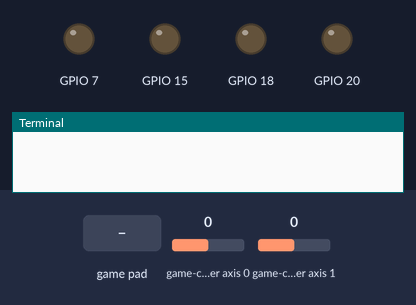
Bench run of a program on a simulated Raspberry Pi (BCM pin numbers). Parts: output pins drawn as LEDs (lit = HIGH), the last lines printed to the terminal. The inputs (shaded band) are chosen by the test bench; at power-on: game-controller axis 0 0, game-controller axis 1 0. The pygame window is not drawn.

Above: at 1.2 s.
1.3 s: game-controller button 0 pressed
At 1.45 s:
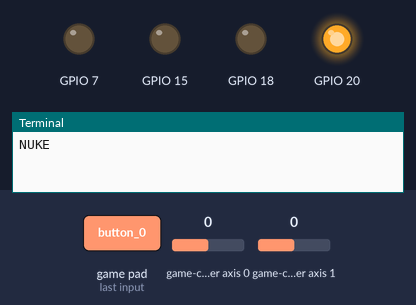
3.1 s: game-controller button 1 pressed
At 3.5 s:
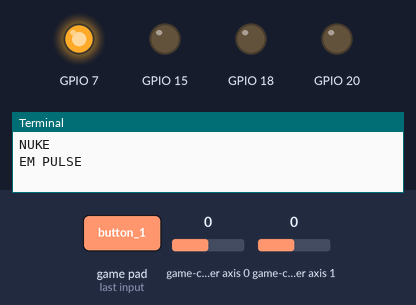
5.2 s: game-controller button 2 pressed
At 5.3 s:
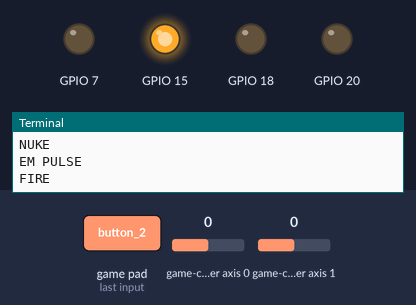
6.9 s: game-controller button 3 pressed
At 7.3 s:
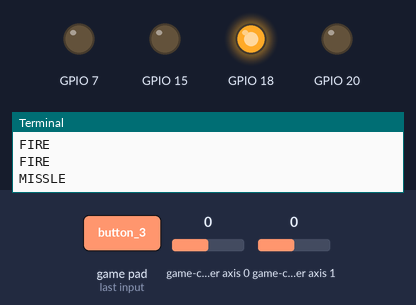
Timing chart, 0 to 9.9 s (numbered marks = the images above; inputs shaded):
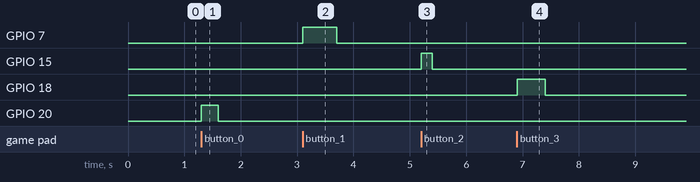

The program:

joystick_timmy_advance.py
```python
import RPi.GPIO as GPIO
from time import sleep

GPIO.setwarnings(False)
GPIO.setmode(GPIO.BCM)
GPIO.setup(15, GPIO.OUT, initial=GPIO.LOW)

GPIO.setwarnings(False)
GPIO.setmode(GPIO.BCM)
GPIO.setup(18, GPIO.OUT, initial=GPIO.LOW)

GPIO.setwarnings(False)
GPIO.setmode(GPIO.BCM)
GPIO.setup(7, GPIO.OUT, initial=GPIO.LOW)

GPIO.setwarnings(False)
GPIO.setmode(GPIO.BCM)
GPIO.setup(20, GPIO.OUT, initial=GPIO.LOW)

import pygame


pygame.init()

clock = pygame.time.Clock()

FPS = 30

running = True


#basic do joystick

pygame.joystick.init()

joystick = pygame.joystick.Joystick(0)

joystick.init()

screen = pygame.display.set_mode((400,300))

pygame.display.set_caption('Control')


while running:


    for event in pygame.event.get():

        if event.type == pygame.QUIT:

            running = False

        elif event.type == pygame.KEYDOWN:

            if event.key == pygame.K_ESCAPE:

                running = False

    clock.tick(FPS)

    pygame.display.update()


    verticalaxis = joystick.get_axis(1)

    if verticalaxis < -0.1:

        print('up')

    if verticalaxis > 0.1:

        print('down')

    horizontalaxis = joystick.get_axis(0)

    if horizontalaxis < -0.1:

        print('left')

    if horizontalaxis > 0.1:

         print('right')


    TRIANGLE = joystick.get_button(0)

    CIRCLE = joystick.get_button(1)

    X = joystick.get_button(2)

    SQUARE  = joystick.get_button(3)

    L1 = joystick.get_button(4)

    L2 = joystick.get_button(4)

    R1 = joystick.get_button(6)

    R2 = joystick.get_button(7)

    SELECT = joystick.get_button(8)

    START = joystick.get_button(9)

    L3 = joystick.get_button(10)

    R3 = joystick.get_button(11)


    if X:


        print ('FIRE')

    if X:

        GPIO.output(15, GPIO.HIGH)
        sleep(0.1)
        GPIO.output(15, GPIO.LOW)

    if SQUARE:

        print ("MISSLE")


    if SQUARE:

        GPIO.output(18, GPIO.HIGH)
        sleep(0.5)
        GPIO.output(18, GPIO.LOW)


    if TRIANGLE:

        print ("NUKE")

    if TRIANGLE:

        GPIO.output(20, GPIO.HIGH)
        sleep(0.1)
        GPIO.output(20, GPIO.LOW)

        GPIO.output(20, GPIO.HIGH)
        sleep(0.1)
        GPIO.output(20, GPIO.LOW)

        GPIO.output(20, GPIO.HIGH)
        sleep(0.1)
        GPIO.output(20, GPIO.LOW)


    if CIRCLE:

        print ("EM PULSE")

    if CIRCLE:

        GPIO.output(7, GPIO.HIGH)
        sleep(0.1)
        GPIO.output(7, GPIO.LOW)

        GPIO.output(7, GPIO.HIGH)
        sleep(0.1)
        GPIO.output(7, GPIO.LOW)

        GPIO.output(7, GPIO.HIGH)
        sleep(0.1)
        GPIO.output(7, GPIO.LOW)

        GPIO.output(7, GPIO.HIGH)
        sleep(0.1)
        GPIO.output(7, GPIO.LOW)

        GPIO.output(7, GPIO.HIGH)
        sleep(0.1)
        GPIO.output(7, GPIO.LOW)

        GPIO.output(7, GPIO.HIGH)
        sleep(0.1)
        GPIO.output(7, GPIO.LOW)


pygame.quit()
```

Measured:
- after the input at 1.3 s, GPIO 20: LOW → HIGH at once, → LOW 0.30 s later
- after the input at 3.1 s, GPIO 7: LOW → HIGH at once, → LOW 0.60 s later
- after the input at 5.2 s, GPIO 15: LOW → HIGH at once, → LOW 0.20 s later
- after the input at 6.9 s, GPIO 18: LOW → HIGH at once, → LOW 0.50 s later
